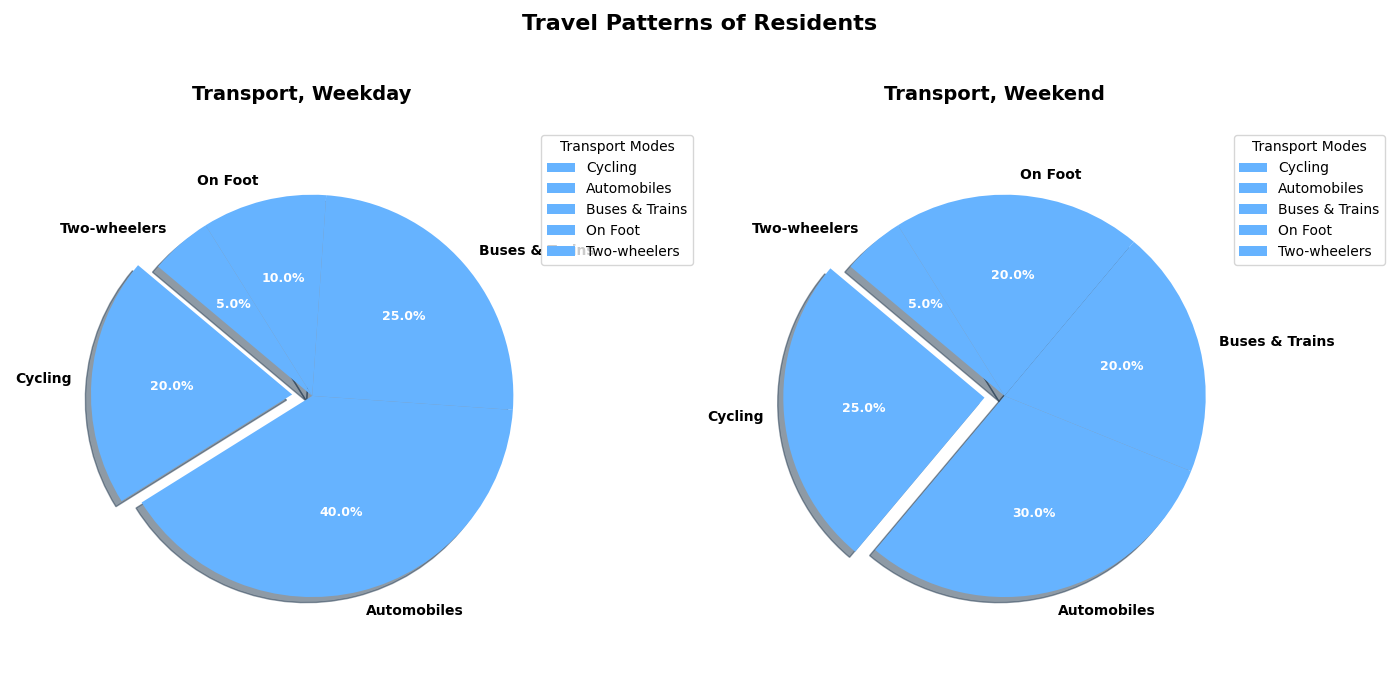

Generate this figure with Python:
import matplotlib.pyplot as plt
import numpy as np

modes_of_transport = ['Cycling', 'Automobiles', 'Buses & Trains', 'On Foot', 'Two-wheelers']
weekday_usage = [20, 40, 25, 10, 5]
weekend_usage = [25, 30, 20, 20, 5]

# Apply a single color consistently across all data groups
single_color = '#66b3ff'
explode = (0.1, 0, 0, 0, 0)

fig, (ax1, ax2) = plt.subplots(1, 2, figsize=(14, 7))

wedges1, texts1, autotexts1 = ax1.pie(
    weekday_usage,
    labels=modes_of_transport,
    autopct='%1.1f%%',
    startangle=140,
    colors=[single_color] * len(modes_of_transport),
    explode=explode,
    shadow=True
)
plt.setp(texts1, size=10, weight='bold')
plt.setp(autotexts1, size=9, weight='bold', color='white')
ax1.set_title("Transport, Weekday", fontsize=14, fontweight='bold', pad=20)
ax1.axis('equal')
ax1.legend(wedges1, modes_of_transport, title="Transport Modes", loc="upper left", bbox_to_anchor=(1, 0, 0.5, 1))

wedges2, texts2, autotexts2 = ax2.pie(
    weekend_usage,
    labels=modes_of_transport,
    autopct='%1.1f%%',
    startangle=140,
    colors=[single_color] * len(modes_of_transport),
    explode=explode,
    shadow=True
)
plt.setp(texts2, size=10, weight='bold')
plt.setp(autotexts2, size=9, weight='bold', color='white')
ax2.set_title("Transport, Weekend", fontsize=14, fontweight='bold', pad=20)
ax2.axis('equal')
ax2.legend(wedges2, modes_of_transport, title="Transport Modes", loc="upper left", bbox_to_anchor=(1, 0, 0.5, 1))

fig.suptitle("Travel Patterns of Residents", fontsize=16, fontweight='bold')
plt.tight_layout(rect=[0, 0.03, 1, 0.95])

plt.show()
